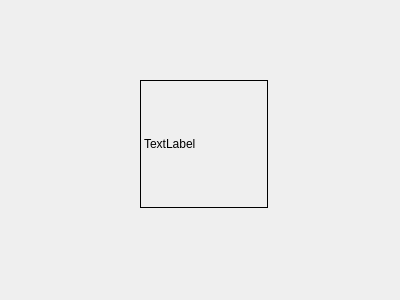
<?xml version="1.0" encoding="UTF-8"?>
<ui version="4.0">
 <class>Dialog</class>
 <widget class="QDialog" name="Dialog">
  <property name="geometry">
   <rect>
    <x>0</x>
    <y>0</y>
    <width>400</width>
    <height>300</height>
   </rect>
  </property>
  <property name="windowTitle">
   <string>Dialog</string>
  </property>
  <widget class="QLabel" name="label">
   <property name="geometry">
    <rect>
     <x>140</x>
     <y>80</y>
     <width>128</width>
     <height>128</height>
    </rect>
   </property>
   <property name="frameShape">
    <enum>QFrame::Box</enum>
   </property>
   <property name="text">
    <string>TextLabel</string>
   </property>
  </widget>
 </widget>
 <resources/>
 <connections/>
</ui>
